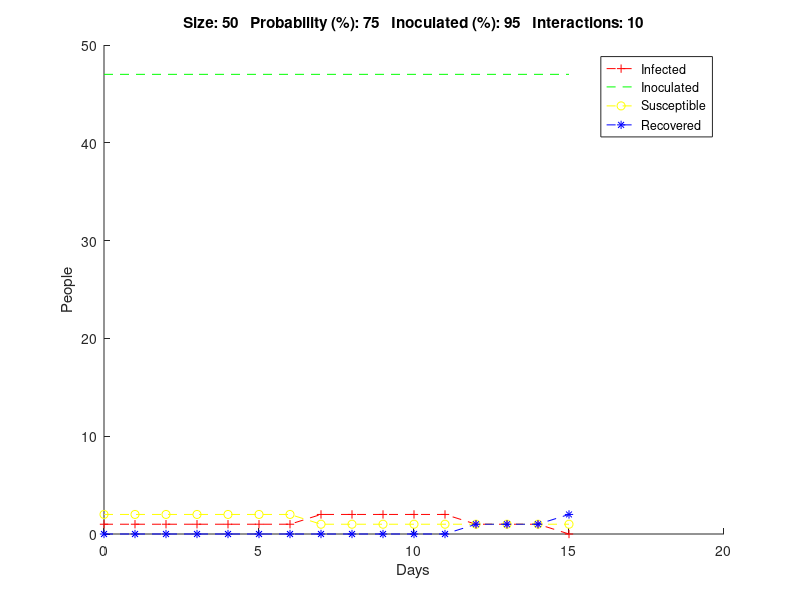

Source code (MATLAB):
%%Days vs Probability%% 
clear all; clc; close all;
Infected = [1,1,1,1,1,1,1,2,2,2,2,2,1,1,1,0];
Inoculated = [47,47,47,47,47,47,47,47,47,47,47,47,47,47,47,47];
Susceptible = [2,2,2,2,2,2,2,1,1,1,1,1,1,1,1,1];
Recovered = [0,0,0,0,0,0,0,0,0,0,0,0,1,1,1,2];
Days = [0,1,2,3,4,5,6,7,8,9,10,11,12,13,14,15];
size = 50;
prob = 75;
inoc = 95;
days = 15;
interactions = 10;
figure()
hold on
plot(Days,Infected,'--+r' ,'DisplayName', 'Infected');
plot(Days,Inoculated,'--g' ,'DisplayName', 'Inoculated');
plot(Days,Susceptible,'--oy' ,'DisplayName', 'Susceptible');
plot(Days,Recovered,'--*b' ,'DisplayName', 'Recovered');
title(['Size: ', num2str(size), '   Probability (%): ', num2str(prob), '   Inoculated (%): ', num2str(inoc), '   Interactions: ', num2str(interactions)])
xlabel('Days')
ylabel('People')
legend
hold off